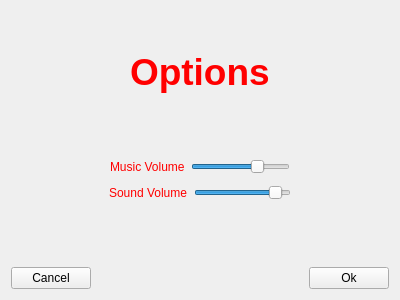
<?xml version="1.0" encoding="UTF-8"?>
<ui version="4.0">
 <class>WOptionsMenu</class>
 <widget class="QWidget" name="WOptionsMenu">
  <property name="geometry">
   <rect>
    <x>0</x>
    <y>0</y>
    <width>400</width>
    <height>300</height>
   </rect>
  </property>
  <property name="windowTitle">
   <string>Form</string>
  </property>
  <layout class="QGridLayout" name="gridLayout">
   <item row="0" column="0">
    <layout class="QVBoxLayout" name="verticalLayout">
     <item>
      <spacer name="verticalSpacer">
       <property name="orientation">
        <enum>Qt::Vertical</enum>
       </property>
       <property name="sizeType">
        <enum>QSizePolicy::Maximum</enum>
       </property>
       <property name="sizeHint" stdset="0">
        <size>
         <width>20</width>
         <height>40</height>
        </size>
       </property>
      </spacer>
     </item>
     <item>
      <layout class="QHBoxLayout" name="horizontalLayout">
       <item>
        <spacer name="horizontalSpacer">
         <property name="orientation">
          <enum>Qt::Horizontal</enum>
         </property>
         <property name="sizeHint" stdset="0">
          <size>
           <width>40</width>
           <height>20</height>
          </size>
         </property>
        </spacer>
       </item>
       <item>
        <widget class="QLabel" name="title">
         <property name="font">
          <font>
           <pointsize>28</pointsize>
           <weight>75</weight>
           <bold>true</bold>
          </font>
         </property>
         <property name="styleSheet">
          <string notr="true">color: red;</string>
         </property>
         <property name="text">
          <string>Options</string>
         </property>
        </widget>
       </item>
       <item>
        <spacer name="horizontalSpacer_2">
         <property name="orientation">
          <enum>Qt::Horizontal</enum>
         </property>
         <property name="sizeHint" stdset="0">
          <size>
           <width>40</width>
           <height>20</height>
          </size>
         </property>
        </spacer>
       </item>
      </layout>
     </item>
     <item>
      <spacer name="verticalSpacer_3">
       <property name="orientation">
        <enum>Qt::Vertical</enum>
       </property>
       <property name="sizeHint" stdset="0">
        <size>
         <width>20</width>
         <height>40</height>
        </size>
       </property>
      </spacer>
     </item>
     <item>
      <layout class="QHBoxLayout" name="horizontalLayout_2">
       <item>
        <spacer name="horizontalSpacer_3">
         <property name="orientation">
          <enum>Qt::Horizontal</enum>
         </property>
         <property name="sizeHint" stdset="0">
          <size>
           <width>40</width>
           <height>20</height>
          </size>
         </property>
        </spacer>
       </item>
       <item>
        <widget class="QLabel" name="lab_musicvolume">
         <property name="styleSheet">
          <string notr="true">color: red;</string>
         </property>
         <property name="text">
          <string>Music Volume</string>
         </property>
        </widget>
       </item>
       <item>
        <widget class="QSlider" name="volumeMusicSlider">
         <property name="minimum">
          <number>1</number>
         </property>
         <property name="maximum">
          <number>100</number>
         </property>
         <property name="value">
          <number>70</number>
         </property>
         <property name="orientation">
          <enum>Qt::Horizontal</enum>
         </property>
        </widget>
       </item>
       <item>
        <spacer name="horizontalSpacer_4">
         <property name="orientation">
          <enum>Qt::Horizontal</enum>
         </property>
         <property name="sizeHint" stdset="0">
          <size>
           <width>40</width>
           <height>20</height>
          </size>
         </property>
        </spacer>
       </item>
      </layout>
     </item>
     <item>
      <layout class="QHBoxLayout" name="horizontalLayout_3">
       <item>
        <spacer name="horizontalSpacer_6">
         <property name="orientation">
          <enum>Qt::Horizontal</enum>
         </property>
         <property name="sizeHint" stdset="0">
          <size>
           <width>40</width>
           <height>20</height>
          </size>
         </property>
        </spacer>
       </item>
       <item>
        <widget class="QLabel" name="lab_soundvolume">
         <property name="styleSheet">
          <string notr="true">color: red;</string>
         </property>
         <property name="text">
          <string>Sound Volume</string>
         </property>
        </widget>
       </item>
       <item>
        <widget class="QSlider" name="volumeSoundSlider">
         <property name="minimum">
          <number>1</number>
         </property>
         <property name="maximum">
          <number>100</number>
         </property>
         <property name="value">
          <number>90</number>
         </property>
         <property name="orientation">
          <enum>Qt::Horizontal</enum>
         </property>
        </widget>
       </item>
       <item>
        <spacer name="horizontalSpacer_7">
         <property name="orientation">
          <enum>Qt::Horizontal</enum>
         </property>
         <property name="sizeHint" stdset="0">
          <size>
           <width>40</width>
           <height>20</height>
          </size>
         </property>
        </spacer>
       </item>
      </layout>
     </item>
     <item>
      <spacer name="verticalSpacer_2">
       <property name="orientation">
        <enum>Qt::Vertical</enum>
       </property>
       <property name="sizeHint" stdset="0">
        <size>
         <width>20</width>
         <height>40</height>
        </size>
       </property>
      </spacer>
     </item>
     <item>
      <layout class="QHBoxLayout" name="horizontalLayout_4">
       <item>
        <widget class="QPushButton" name="butOptionsCancel">
         <property name="text">
          <string>Cancel</string>
         </property>
        </widget>
       </item>
       <item>
        <spacer name="horizontalSpacer_5">
         <property name="orientation">
          <enum>Qt::Horizontal</enum>
         </property>
         <property name="sizeHint" stdset="0">
          <size>
           <width>40</width>
           <height>20</height>
          </size>
         </property>
        </spacer>
       </item>
       <item>
        <widget class="QPushButton" name="butOptionsOk">
         <property name="text">
          <string>Ok</string>
         </property>
        </widget>
       </item>
      </layout>
     </item>
    </layout>
   </item>
  </layout>
 </widget>
 <resources/>
 <connections/>
</ui>
